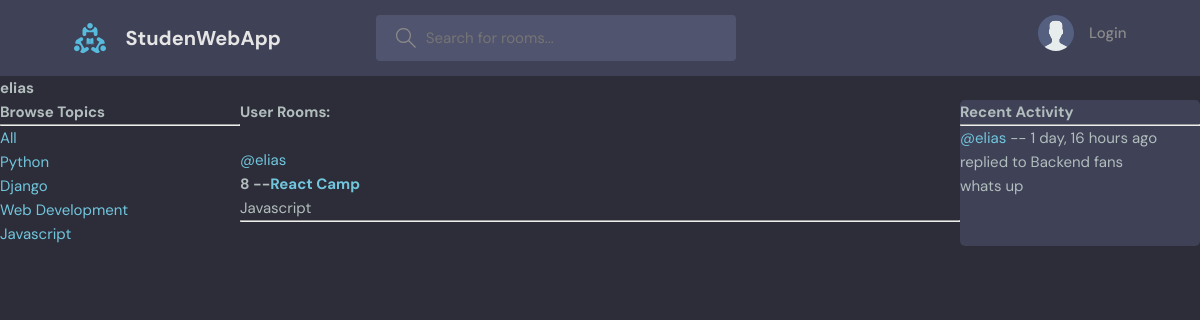
The app's page /profile/5, older data.
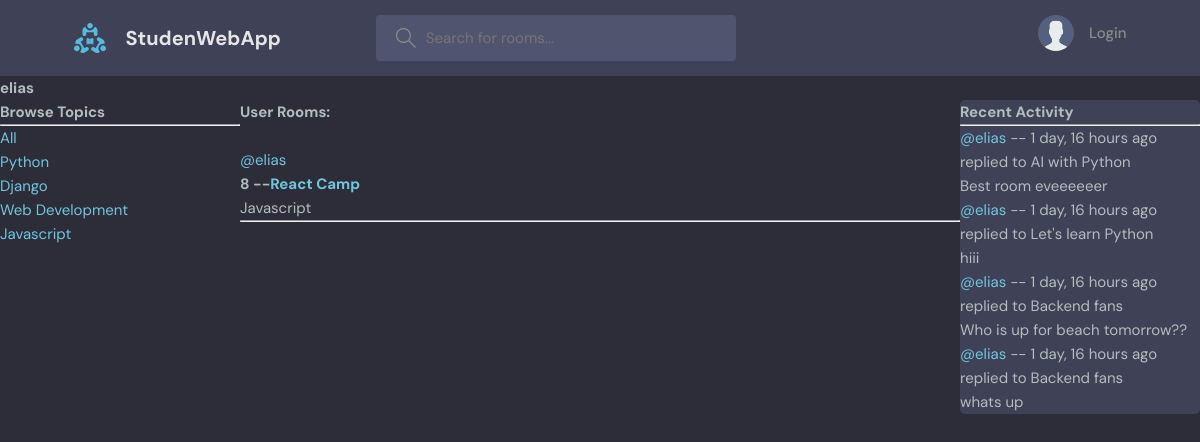
The same page, newer data.
### base/models.py (models this page shows, shortened)
class Topic(models.Model):
    name = models.CharField(max_length=200)

class Room(models.Model):
    host = models.ForeignKey(User, on_delete=models.SET_NULL, null=True)
    topic = models.ForeignKey(Topic, on_delete=models.SET_NULL, null=True)
    name = models.CharField(max_length=200)
    description = models.TextField(null=True, blank=True)
    participants = models.ManyToManyField(User, related_name="participants", blank=True)
    updated = models.DateTimeField(auto_now=True)
    created = models.DateTimeField(auto_now_add=True)
    class Meta:
        ordering = ['-updated','-created']
    def __str__(self) -> str:
        return self.name

class Message(models.Model):
    user = models.ForeignKey(User, on_delete=models.CASCADE)
    room = models.ForeignKey( Room, on_delete=models.CASCADE)
    body = models.TextField()
    updated = models.DateTimeField(auto_now=True)
    created = models.DateTimeField(auto_now_add=True)
    class Meta:
        ordering = ['-updated','-created']
    def __str__(self) -> str:
        return self.body[0:50]

### base/views.py (the view)
# urls.py: path('profile/<str:pk>', views.userProfile, name='user-profile'),
def userProfile(request, pk):
    user = User.objects.get(id=pk)
    rooms = user.room_set.all()
    room_messages = user.message_set.all()
    topics = Topic.objects.all()
    context = {
        'user' : user,
        'rooms' : rooms,
        'room_messages' : room_messages,
        'topics' : topics
    }
    return render(request, 'base/profile.html', context)

### base/templates/base/profile.html (shortened to what this page needs)
{% extends 'layout.html' %}
{% block mainBlock %}
    <h1>{{ user.username }}</h1>
    <div class="profile-container">
        <div class="user-rooms">
            {% include 'base/topics_components.html' %}
        </div>
        <div class="topics">
            <h3>User Rooms:</h3>
            {% include 'base/feed_component.html' %}
        </div>
        <div class = "activities">
            {% include 'base/activity_component.html' %}
        </div>
    </div>
{% endblock mainBlock %}

### base/templates/base/topics_components.html
<h3>Browse Topics</h3>
<hr>
<div>
    <a href="{% url 'home' %}">All</a>
</div>
{% for topic in topics  %}
    <div>
        <a href="{% url 'home' %}?q={{ topic.name }}">{{ topic.name }}</a>
    </div>
{% endfor %}

### base/templates/base/feed_component.html (shortened to what this page needs)
{% for room in rooms %}
<div>
    <br>
    <span><a href="{% url 'user-profile' room.host.id %}">@{{ room.host.username}}</a></span>
    <h5>{{ room.id }} --<a href="{% url 'room' room.id %}">{{ room.name }}</a></h5>
    <small>{{ room.topic.name }}</small>
    <hr>
</div>
{% endfor %}

### base/templates/base/activity_component.html (shortened to what this page needs)
<h3>Recent Activity</h3>
<hr>
{% for sms in room_messages %}
    <div>
        <small> <a href="{% url 'user-profile' sms.user.id %}">@{{ sms.user }}</a> -- {{ sms.created|timesince}} ago</small>
        <br>
        <small>replied to {{ sms.room }}</small>
        <p>
            {{sms}}
        </p>
    </div>
{% endfor %}

Row changes from the older to the newer data that the page shows:
added Message: user "elias", created "1 day, 16 hours", room "AI with Python", body "Best room eveeeeeer"
added Message: user "elias", created "1 day, 16 hours", room "Let's learn Python", body "hiii"
added Message: user "elias", created "1 day, 16 hours", room "Backend fans", body "Who is up for beach tomorrow??"
